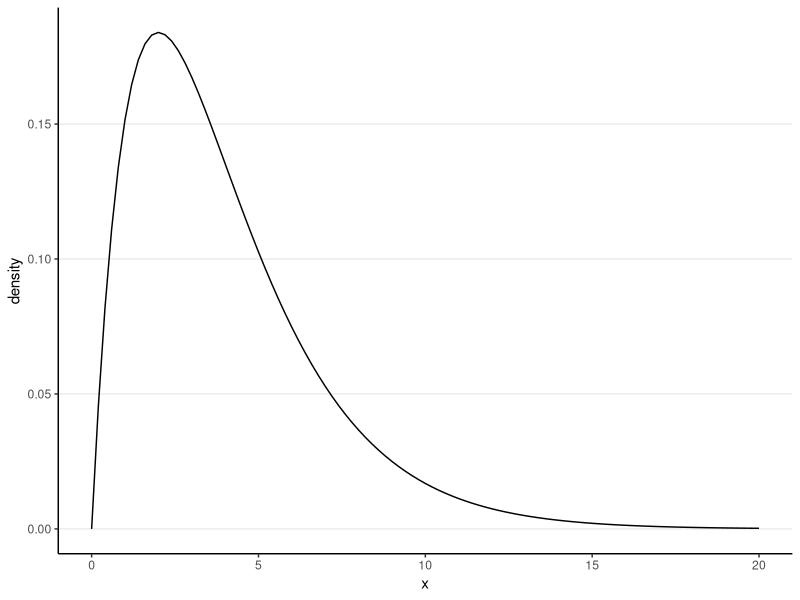
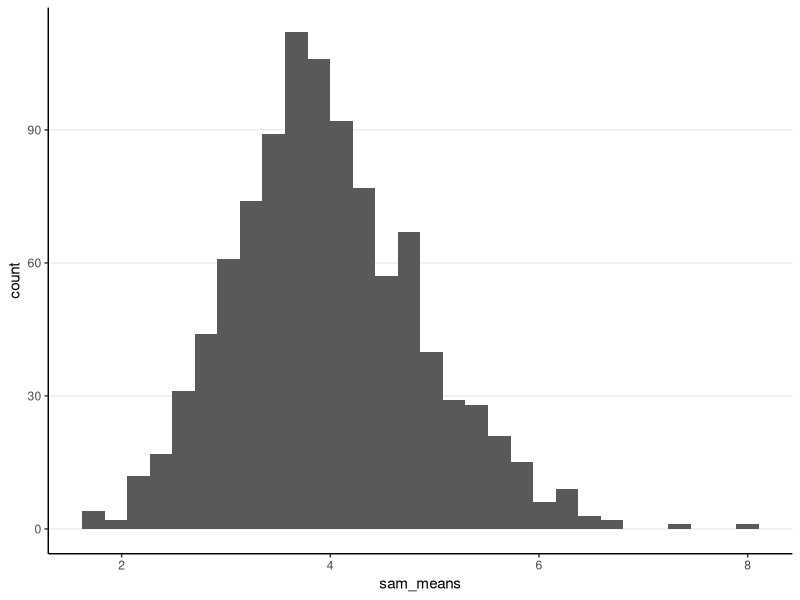
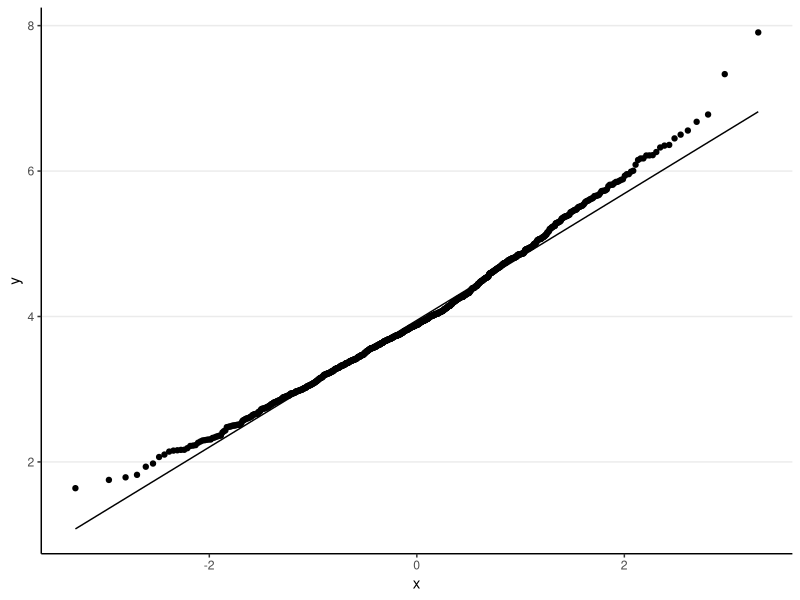
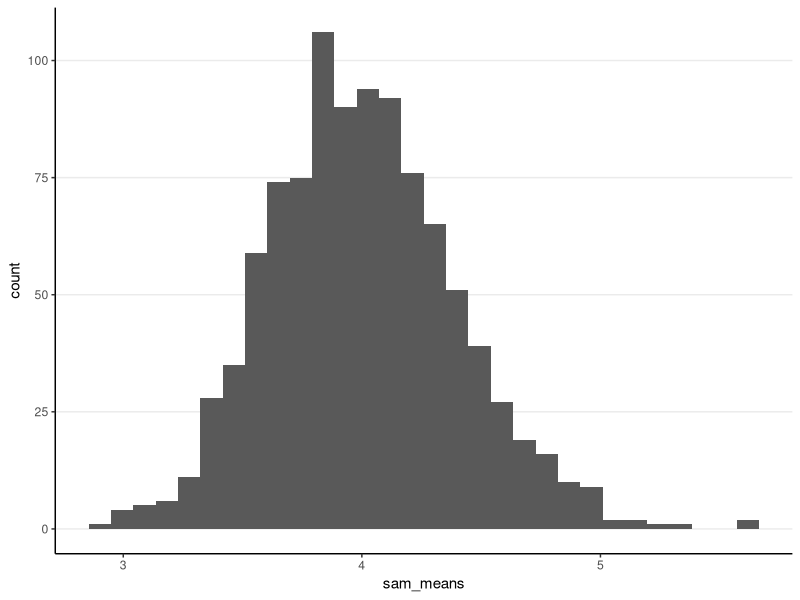
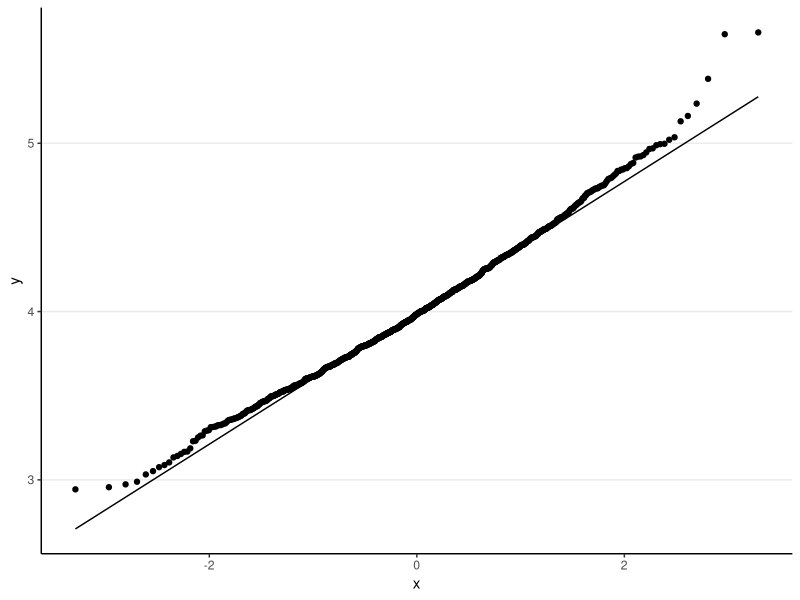
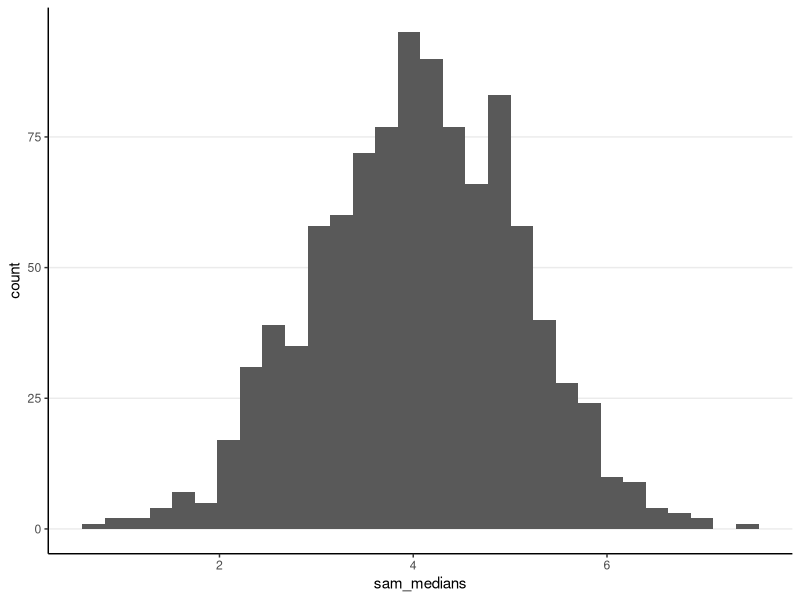
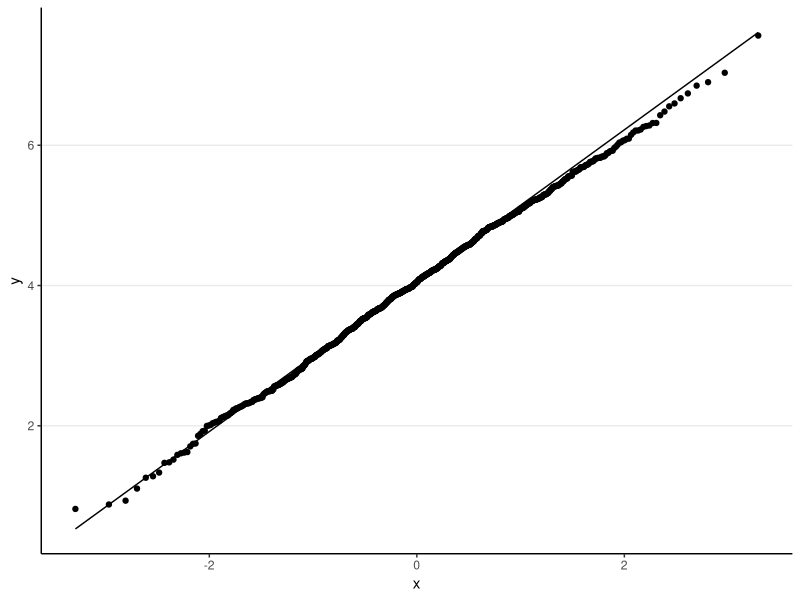

The R source for these figures, in order:
## ---- chunk 1
knitr::opts_chunk$set(echo = TRUE, comment = ">#")
comma <- function(x, digits. = 2L) format(x, digits = digits., big.mark = ",")
## ---- chunk 2
# Load required packages
library(tidyverse)
theme_set(theme_classic() +
            theme(panel.grid.major.y = element_line(color = "grey92")))
## ---- chunk 3
ggplot(tibble(x = c(0, 20)), aes(x = x)) + 
  stat_function(fun = dchisq, args = list(df = 4)) + 
  labs(y = "density")
## ---- chunk 4
sample_size <- 10  # define sample size
sam1 <- rchisq(sample_size, df = 4)
mean(sam1)  # mean of the sample
## ---- chunk 5
NREP <- 1000  # number of replications
sample_size <- 10  # define sample size
# Initialize place holders for results
sam_means <- rep(NA, NREP)  # an empty vector with NREP elements
for (i in seq_len(NREP)) {
  sam_means[i] <- mean(rchisq(sample_size, df = 4))
}
# Plot the means:
ggplot(tibble(sam_means), aes(x = sam_means)) + 
  geom_histogram()
# Check normality
ggplot(tibble(sam_means), aes(sample = sam_means)) + 
  stat_qq() + 
  stat_qq_line()
# Descriptive statistics
psych::describe(sam_means)
## ---- chunk 6
NREP <- 1000  # number of replications
sample_size <- 50  # define sample size
# Initialize place holders for results
sam_means <- rep(NA, NREP)  # an empty vector with NREP elements
for (i in seq_len(NREP)) {
  sam_means[i] <- mean(rchisq(sample_size, df = 4))
}
# Plot the means:
ggplot(tibble(sam_means), aes(x = sam_means)) + 
  geom_histogram()
# Check normality
ggplot(tibble(sam_means), aes(sample = sam_means)) + 
  stat_qq() + 
  stat_qq_line()
# Descriptive statistics
psych::describe(sam_means)
## ---- chunk 7
NREP <- 1000  # number of replications
sample_size <- 10  # define sample size
# Initialize place holders for results
sam_medians <- rep(NA, NREP)  # an empty vector with NREP elements
for (i in seq_len(NREP)) {
  sam_medians[i] <- median(rnorm(sample_size, mean = 4, sd = sqrt(8)))
}
# Plot the means:
ggplot(tibble(sam_medians), aes(x = sam_medians)) + 
  geom_histogram()
# Check normality
ggplot(tibble(sam_medians), aes(sample = sam_medians)) + 
  stat_qq() + 
  stat_qq_line()
# Descriptive statistics
psych::describe(sam_medians)
## ---- chunk 8
var_sam_mean <- 8 / 10  # theoretical value
var_sam_median <- var(sam_medians)
(re_median_mean <- var_sam_mean / var_sam_median)
## ---- chunk 9
(mse_sam_median <- mean((sam_medians - 4)^2))
